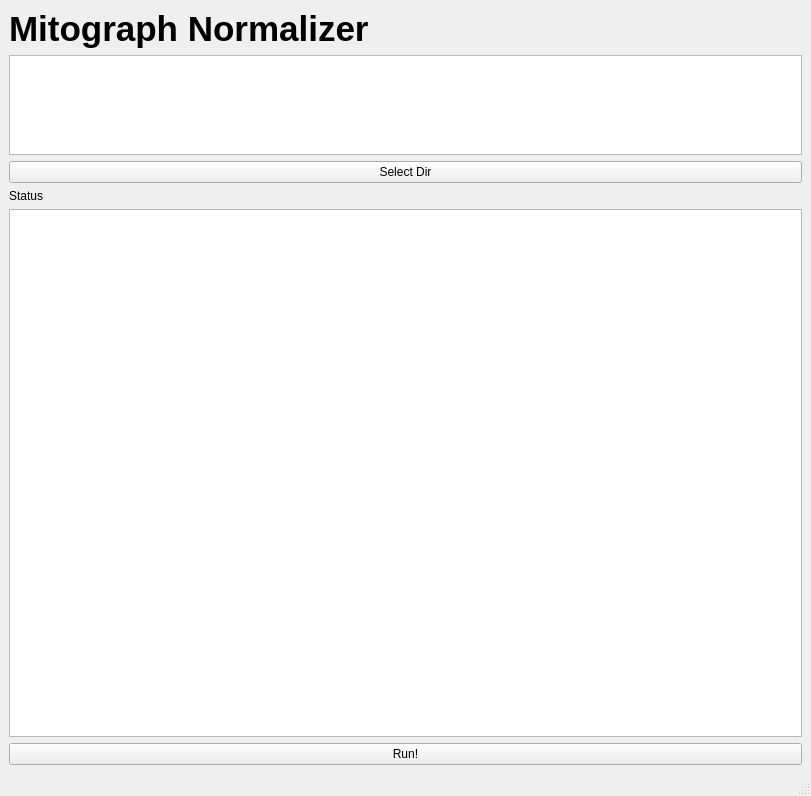
<?xml version="1.0" encoding="UTF-8"?>
<ui version="4.0">
 <class>MainWindow</class>
 <widget class="QMainWindow" name="MainWindow">
  <property name="geometry">
   <rect>
    <x>0</x>
    <y>0</y>
    <width>811</width>
    <height>796</height>
   </rect>
  </property>
  <property name="windowTitle">
   <string>MainWindow</string>
  </property>
  <widget class="QWidget" name="centralwidget">
   <layout class="QVBoxLayout" name="verticalLayout">
    <item>
     <widget class="QLabel" name="label_3">
      <property name="font">
       <font>
        <pointsize>26</pointsize>
        <weight>75</weight>
        <bold>true</bold>
       </font>
      </property>
      <property name="text">
       <string>Mitograph Normalizer</string>
      </property>
     </widget>
    </item>
    <item>
     <widget class="QTextEdit" name="dir_window">
      <property name="maximumSize">
       <size>
        <width>16777215</width>
        <height>100</height>
       </size>
      </property>
     </widget>
    </item>
    <item>
     <widget class="QPushButton" name="dir_button">
      <property name="text">
       <string>Select Dir</string>
      </property>
     </widget>
    </item>
    <item>
     <widget class="QLabel" name="label_2">
      <property name="text">
       <string>Status</string>
      </property>
     </widget>
    </item>
    <item>
     <widget class="QTextBrowser" name="results_window"/>
    </item>
    <item>
     <widget class="QPushButton" name="run_button">
      <property name="text">
       <string>Run!</string>
      </property>
     </widget>
    </item>
   </layout>
  </widget>
  <widget class="QMenuBar" name="menubar">
   <property name="geometry">
    <rect>
     <x>0</x>
     <y>0</y>
     <width>811</width>
     <height>21</height>
    </rect>
   </property>
  </widget>
  <widget class="QStatusBar" name="statusbar"/>
 </widget>
 <resources/>
 <connections/>
</ui>
